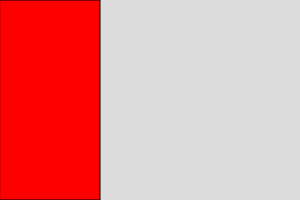
Frame 1 (no input)
Frame 60 (no input): identical to frame 1, image omitted
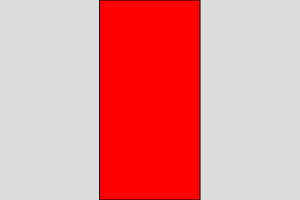
Frame 120 (the mouse pressed at the canvas centre since frame 60)

The p5.js sketch that drew these frames (run headless with seeded random() and noise() and a simulated clock; from frame 60 on, the mouse is pressed at the canvas centre):

// p5.js sketch
// ── sketch.js
// https://editor.p5js.org/jht9629-nyu/sketches/sGs7VbA-y
// columns if-else

function setup() {
  createCanvas(300, 200);
}

function draw() {
  background(220);
  if (mouseX < 100) {
    fill("red");
    rect(0, 0, 100, 200);
  } else if (mouseX < 200) {
    fill("red");
    rect(100, 0, 100, 200);
  } else {
    fill("red");
    rect(200, 0, 100, 200);
  }
}
